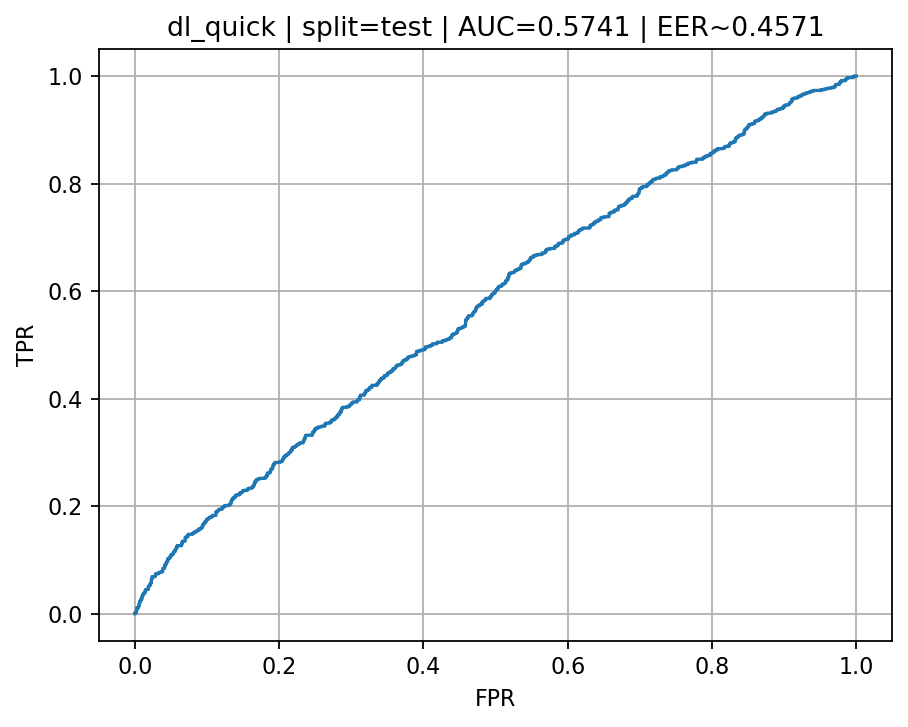
#> input picture artifacts/reports/benchmark/full_nist_sd300b_h5/roc_dl_quick_test.png, 908 x 727 px
$ python -i deep_fusion_v2.py   (imports and definitions only)   (older library calls are emulated)
#> lines starting #> are read from the running program, lines starting #| are printed output that depends on the picture
from __future__ import annotations

import json
import math
from dataclasses import dataclass, replace
from datetime import datetime, timezone
from functools import lru_cache
from pathlib import Path
from typing import Any, Iterable, Mapping

import joblib
import numpy as np
import pandas as pd
from sklearn.compose import ColumnTransformer
from sklearn.impute import SimpleImputer
from sklearn.linear_model import LogisticRegression
from sklearn.metrics import roc_auc_score, roc_curve
from sklearn.base import BaseEstimator, TransformerMixin
from sklearn.pipeline import Pipeline
from sklearn.preprocessing import OneHotEncoder, StandardScaler

from .pair_bundle_metadata import build_pair_bundle_metadata

try:  # quality is optional for fast unit tests, but required for the official variant.
    import cv2  # type: ignore
except Exception:  # pragma: no cover - exercised only on minimal environments.
    cv2 = None

METHOD_NAME = "sourceafis_sift_quality_deep_fusion_v2"
GROUP_WEIGHTED_METHOD = "sourceafis_sift_quality_deep_group_weighted_fusion_v2"
METHOD_PROTO = "sourceafis_sift_deep_score_fusion_v2_proto"
DEEP_METHOD = "deep_pair_reranker_fast_ddp"
SOURCEAFIS_METHOD = "sourceafis_open"
SIFT_METHOD = "sift_plain_roll_v2"

DEFAULT_DATASETS = ("nist_sd300b", "nist_sd300c")
DEFAULT_SPLITS = ("val", "test")
DEFAULT_TARGET_FARS = (0.005, 0.01)
PAIR_KEY_COLUMNS = ["dataset", "split", "pair_id"]
CONTEXT_COLUMNS = [
    "dataset",
    "split",
    "pair_id",
    "label",
    "subject_a",
    "subject_b",
    "finger_position",
    "frgp",
    "path_a",
    "path_b",
]
CATEGORICAL_FEATURES = ["dataset", "finger_position", "frgp"]
SOURCE_FEATURES = ["sourceafis_score", "source_dpi_a", "source_dpi_b"]
SIFT_SCORE_FEATURES = ["sift_score"]
SIFT_GEOMETRY_FEATURES = ["sift_inliers", "sift_matches", "sift_k1", "sift_k2"]
DEEP_SCORE_FEATURES = ["deep_score"]
DEEP_LOGIT_FEATURES = ["deep_logit"]
QUALITY_BASE_FEATURES = [
    "image_read_ok",
    "width",
    "height",
    "aspect_ratio",
    "mean_intensity",
    "std_intensity",
    "contrast_proxy",
    "foreground_ratio",
    "sharpness_laplacian_var",
    "edge_density",
]
QUALITY_DELTA_BASES = [
    "width",
    "height",
    "aspect_ratio",
    "mean_intensity",
    "std_intensity",
    "contrast_proxy",
    "foreground_ratio",
    "sharpness_laplacian_var",
    "edge_density",
]
QUALITY_FEATURES = (
    [f"a_{name}" for name in QUALITY_BASE_FEATURES]
    + [f"b_{name}" for name in QUALITY_BASE_FEATURES]
    + [f"pair_{name}_abs_delta" for name in QUALITY_DELTA_BASES]
)


@dataclass(frozen=True)
class VariantSpec:
    name: str
    description: str
    numeric_features: tuple[str, ...]
    categorical_features: tuple[str, ...] = tuple(CATEGORICAL_FEATURES)
    include_quality: bool = False
    is_official: bool = False
    group_weights: Mapping[str, float] | None = None
    group_weight_mode: str | None = None
    group_weight_metric: str | None = None


VARIANTS: dict[str, VariantSpec] = {
    "sourceafis_only_calibrated": VariantSpec(
        name="sourceafis_only_calibrated",
        description="SourceAFIS score calibrated with train-only logistic regression.",
        numeric_features=tuple(SOURCE_FEATURES),
    ),
    "sourceafis_sift_score": VariantSpec(
        name="sourceafis_sift_score",
        description="SourceAFIS plus SIFT plain-roll score.",
        numeric_features=tuple(SOURCE_FEATURES + SIFT_SCORE_FEATURES),
    ),
    "sourceafis_sift_geometry": VariantSpec(
        name="sourceafis_sift_geometry",
        description="SourceAFIS plus SIFT score and geometry counts.",
        numeric_features=tuple(SOURCE_FEATURES + SIFT_SCORE_FEATURES + SIFT_GEOMETRY_FEATURES),
    ),
    "sourceafis_sift_quality": VariantSpec(
        name="sourceafis_sift_quality",
        description="SourceAFIS plus SIFT geometry and deterministic image-quality features.",
        numeric_features=tuple(SOURCE_FEATURES + SIFT_SCORE_FEATURES + SIFT_GEOMETRY_FEATURES + QUALITY_FEATURES),
        include_quality=True,
    ),
    "sourceafis_sift_deep_score": VariantSpec(
        name="sourceafis_sift_deep_score",
        description="SourceAFIS plus SIFT geometry and deep probability score.",
        numeric_features=tuple(SOURCE_FEATURES + SIFT_SCORE_FEATURES + SIFT_GEOMETRY_FEATURES + DEEP_SCORE_FEATURES),
    ),
    "sourceafis_sift_deep_logit": VariantSpec(
        name="sourceafis_sift_deep_logit",
        description="SourceAFIS plus SIFT geometry and deep probability/logit features.",
        numeric_features=tuple(
            SOURCE_FEATURES + SIFT_SCORE_FEATURES + SIFT_GEOMETRY_FEATURES + DEEP_SCORE_FEATURES + DEEP_LOGIT_FEATURES
        ),
    ),
    METHOD_NAME: VariantSpec(
        name=METHOD_NAME,
        description="Official Fusion v2: SourceAFIS + SIFT geometry + image quality + deep pair reranker score/logit.",
        numeric_features=tuple(
            SOURCE_FEATURES
            + SIFT_SCORE_FEATURES
            + SIFT_GEOMETRY_FEATURES
            + QUALITY_FEATURES
            + DEEP_SCORE_FEATURES
            + DEEP_LOGIT_FEATURES
        ),
        include_quality=True,
        is_official=True,
    ),
    GROUP_WEIGHTED_METHOD: VariantSpec(
        name=GROUP_WEIGHTED_METHOD,
        description=(
            "Fusion v2 group-weighted experiment: normalized features are multiplied by method-level "
            "weights for SourceAFIS, SIFT, deep CNN, and quality before logistic regression."
        ),
        numeric_features=tuple(
            SOURCE_FEATURES
            + SIFT_SCORE_FEATURES
            + SIFT_GEOMETRY_FEATURES
            + QUALITY_FEATURES
            + DEEP_SCORE_FEATURES
            + DEEP_LOGIT_FEATURES
        ),
        include_quality=True,
    ),
}


class DeepFusionV2Error(ValueError):
    pass


GROUP_FEATURE_MAP: dict[str, tuple[str, ...]] = {
    "sourceafis": tuple(SOURCE_FEATURES),
    "sift": tuple(SIFT_SCORE_FEATURES + SIFT_GEOMETRY_FEATURES),
    "deep": tuple(DEEP_SCORE_FEATURES + DEEP_LOGIT_FEATURES),
    "quality": tuple(QUALITY_FEATURES),
}
GROUP_WEIGHT_KEYS = tuple(GROUP_FEATURE_MAP.keys())
DEFAULT_GROUP_WEIGHTS = {
    "sourceafis": 0.45,
    "sift": 0.15,
    "deep": 0.30,
    "quality": 0.10,
}


class FeatureGroupWeightScaler(BaseEstimator, TransformerMixin):
    """Apply method-level weights after numeric feature normalization.

    The ColumnTransformer emits normalized numeric features first and one-hot
    categorical features afterwards. This transformer multiplies only the
    numeric prefix by group weights and leaves metadata/categorical columns at
    weight 1.0.
    """

    def __init__(self, numeric_weights: Iterable[float]):
        self.numeric_weights = tuple(float(value) for value in numeric_weights)

    def fit(self, X: Any, y: Any = None):  # noqa: N803 - sklearn API
        return self

    # [60 lines left out: functions transform, normalize_group_weights, parse_group_weights, feature_group_for, numeric_weight_vector, not called in this run]


def utc_now() -> str:
    return datetime.now(timezone.utc).replace(microsecond=0).isoformat().replace("+00:00", "Z")


# [63 lines left out: functions parse_csv_list, parse_float_list, read_csv, sourceafis_train_path, sift_train_path, deep_train_path and 2 more, not called in this run]


def deep_eval_path(repo_root: Path, dataset: str, split: str) -> Path:
    return repo_root / "artifacts/reports/benchmark/deep_pair_reranker_fast_ddp_full_pairs/scores" / f"scores_{dataset}_{DEEP_METHOD}_{split}.csv"


# [197 lines left out: functions pair_bundle_path, pair_bundle_metadata, assert_matches_pair_bundle, normalize_key_columns, score_column, _ensure_columns and 4 more, not called in this run]


def resolve_image_path(value: Any, *, repo_root: Path | None = None) -> Path:
    raw = str(value).strip()
    direct = Path(raw)
    if direct.exists():
        return direct.resolve()
    normalized = raw.replace("\\", "/")
    candidates: list[Path] = []
    if repo_root is not None:
        candidates.extend([repo_root / normalized, repo_root / "data" / normalized, repo_root / "data" / "raw" / normalized])
        lower = normalized.lower()
        marker = "data/raw/"
        if marker in lower:
            idx = lower.index(marker)
            rel_after_raw = normalized[idx + len(marker):].lstrip("/")
            candidates.append(repo_root / "data" / "raw" / rel_after_raw)
            candidates.append(repo_root / (normalized[idx:].lstrip("/")))
    for candidate in candidates:
        if candidate.exists():
            return candidate.resolve()
    # Return the original path for a clean image_read_ok=0 rather than failing the whole run.
    return direct


# [13 lines left out: function _empty_quality, not called in this run]


def _finite_or_nan(value: Any) -> float:
    try:
        number = float(value)
    except Exception:
        return float("nan")
    return number if math.isfinite(number) else float("nan")


@lru_cache(maxsize=65536)
def _extract_quality_cached(path_text: str) -> tuple[tuple[str, float], ...]:
    if cv2 is None:
        return tuple(_empty_quality().items())
    img = cv2.imread(path_text, cv2.IMREAD_GRAYSCALE)
#> img: shape (727, 908); min 0, max 255, mean 248.2
    if img is None or img.size == 0:
        return tuple(_empty_quality().items())
    height, width = img.shape[:2]
#> height = 727; width = 908
    img_f = img.astype(np.float32)
    mean = float(np.mean(img_f))
#> mean = 248.2
    std = float(np.std(img_f))
#> std = 33.85
    try:
        p05, p95 = np.percentile(img_f, [5, 95])
#> p05 = 202; p95 = 255
    except Exception:
        p05, p95 = float("nan"), float("nan")
    try:
        threshold, _ = cv2.threshold(img, 0, 255, cv2.THRESH_BINARY + cv2.THRESH_OTSU)
#> threshold = 149
        dark_fraction = float(np.mean(img < threshold))
#> dark_fraction = 0.0232
        light_fraction = float(np.mean(img >= threshold))
#> light_fraction = 0.977
        foreground_ratio = min(max(dark_fraction, 0.0), 1.0)
#> foreground_ratio = 0.0232
        if foreground_ratio > 0.95:
            foreground_ratio = min(max(light_fraction, 0.0), 1.0)
    except Exception:
        foreground_ratio = float("nan")
    try:
        laplacian = cv2.Laplacian(img, cv2.CV_64F)
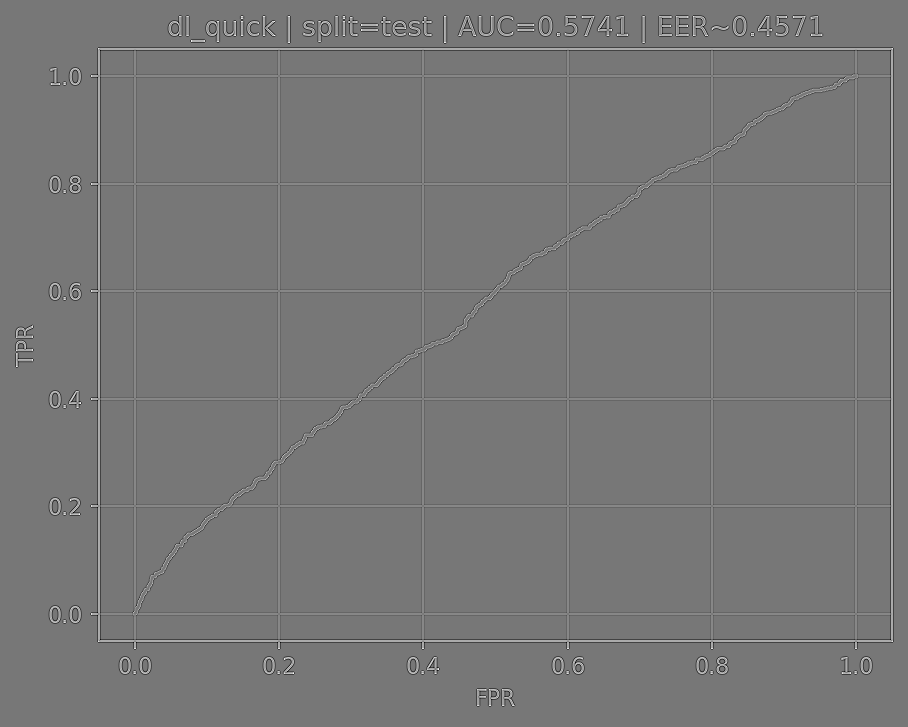
#> laplacian: shape (727, 908) float64; min -516, max 589, mean 0; drawn with min black and max white
        sharpness = float(laplian_var if False else laplacian.var())
#> sharpness = 2094.8
    except Exception:
        sharpness = float("nan")
    try:
        edges = cv2.Canny(img, 50, 150)
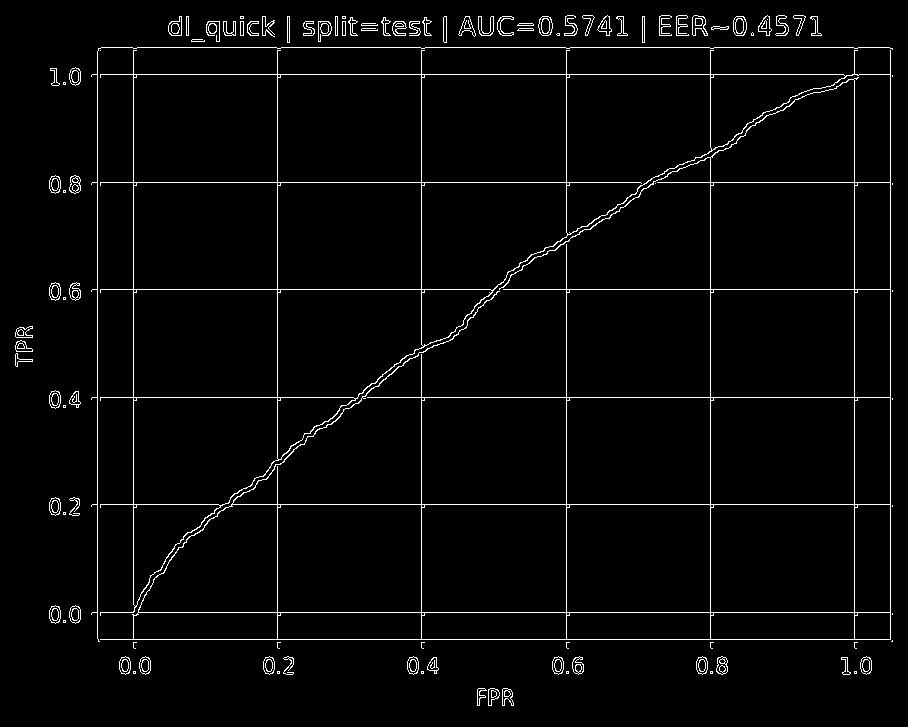
#> edges: shape (727, 908); 2.8% white in thin lines or dots
        edge_density = float(np.mean(edges > 0))
#> edge_density = 0.0284
    except Exception:
        edge_density = float("nan")
    quality = {
        "image_read_ok": 1.0,
        "width": float(width),
        "height": float(height),
        "aspect_ratio": float(width / height) if height else float("nan"),
        "mean_intensity": mean,
        "std_intensity": std,
        "contrast_proxy": float((p95 - p05) / 255.0) if math.isfinite(float(p95)) and math.isfinite(float(p05)) else float("nan"),
        "foreground_ratio": foreground_ratio,
        "sharpness_laplacian_var": sharpness,
        "edge_density": edge_density,
    }
    return tuple((name, _finite_or_nan(quality[name])) for name in QUALITY_BASE_FEATURES)


def extract_image_quality(path: Any, *, repo_root: Path | None = None) -> dict[str, float]:
    resolved = resolve_image_path(path, repo_root=repo_root)
    return dict(_extract_quality_cached(str(resolved)))


# [86 lines left out: functions add_quality_features, load_train_dataset, load_eval_dataset, ensure_quality_if_needed, assert_train_only, median_imputer_preserving_empty_features and 1 more, not called in this run]


def _model_columns(spec: VariantSpec) -> list[str]:
    return list(spec.numeric_features) + list(spec.categorical_features)


# [31 lines left out: functions fit_variant_model, predict_variant_scores, not called in this run]


def _labels_from_table(table: pd.DataFrame) -> np.ndarray:
    return pd.to_numeric(table["label"], errors="raise").astype(int).to_numpy()


# [468 lines left out: functions compute_auto_group_weights, select_threshold_from_val_negatives, eer_from_scores, confusion_metrics, score_output_table, save_model_bundle and 3 more, not called in this run]

>>> result = extract_image_quality('../../../artifacts/reports/benchmark/full_nist_sd300b_h5/roc_dl_quick_test.png')
#> result = 10 items

$ run again, on artifacts/reports/benchmark/full_nist_sd300b_h5/roc_classic_v2_val.png
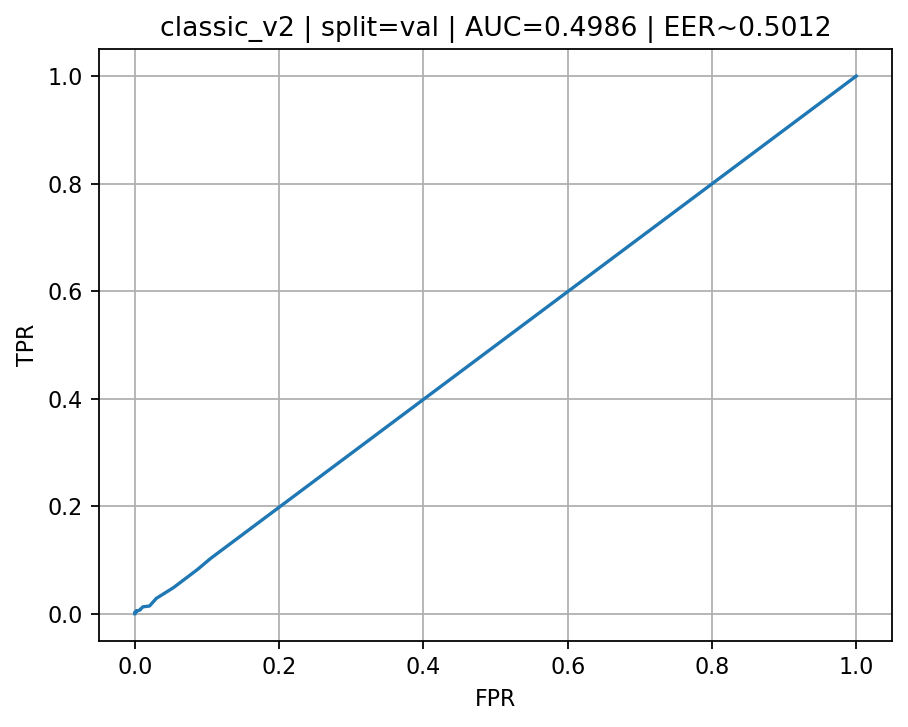
#> input picture artifacts/reports/benchmark/full_nist_sd300b_h5/roc_classic_v2_val.png, 908 x 727 px
#> mean = 248.3
#> std = 33.56
#> p05 = 223; p95 = 255
#> threshold = 148
#> dark_fraction = 0.0223
#> light_fraction = 0.978
#> foreground_ratio = 0.0223
#> sharpness = 2079.3
#> in _extract_quality_cached, `edges = cv2.Canny(img, 50, 150)`:
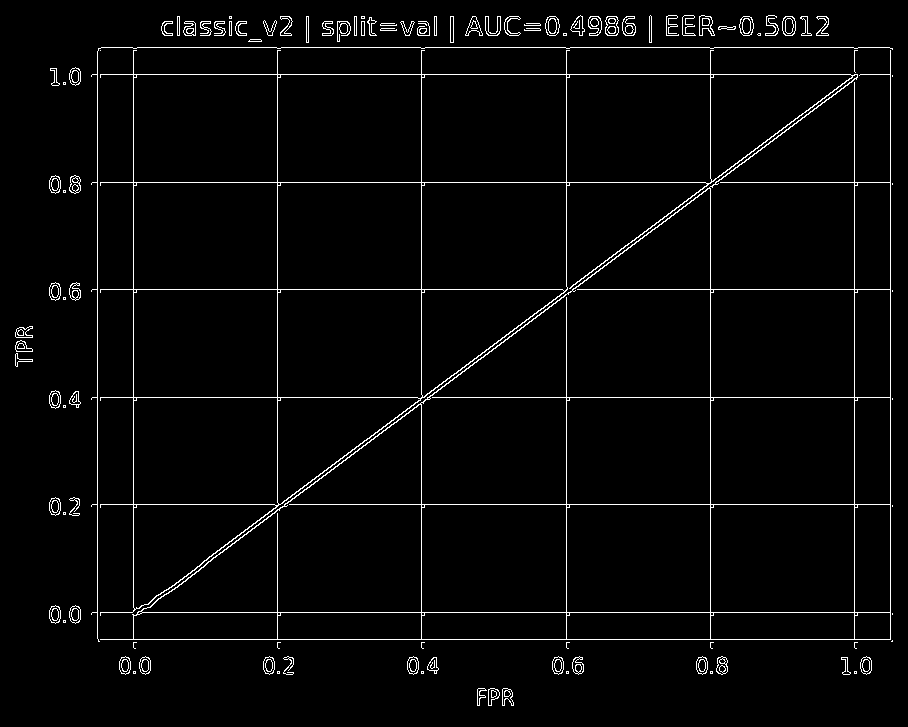
#> edges: shape (727, 908); 2.9% white in thin lines or dots
#> edge_density = 0.0289
#> result = 10 items

$ run again, on artifacts/reports/benchmark/full_nist_sd300b_h5/roc_harris_test.png
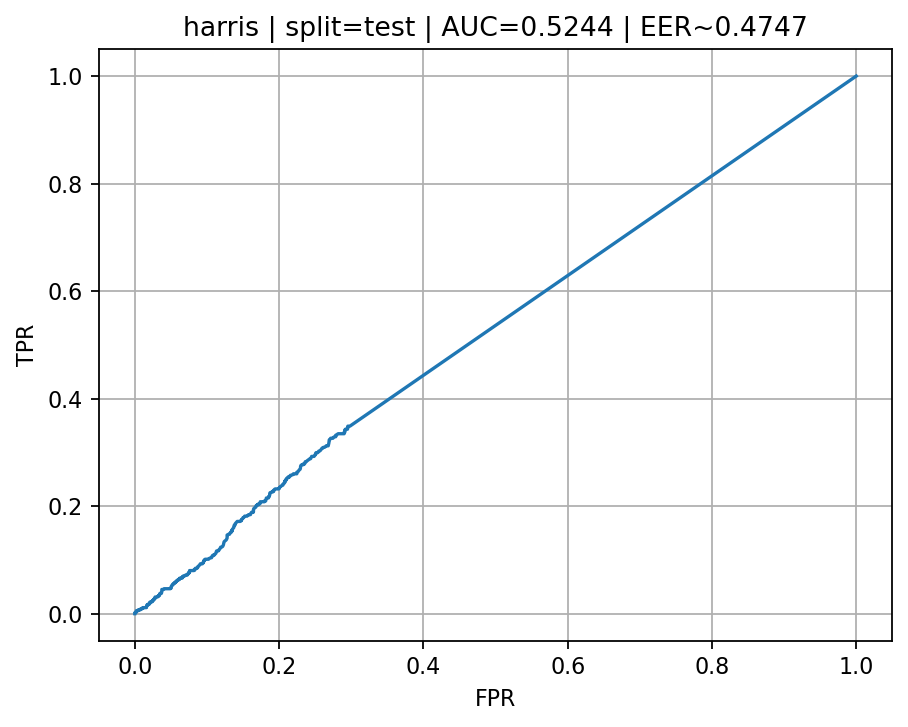
#> input picture artifacts/reports/benchmark/full_nist_sd300b_h5/roc_harris_test.png, 908 x 727 px
#> mean = 248.4
#> std = 33.36
#> p05 = 231; p95 = 255
#> threshold = 148
#> dark_fraction = 0.0221
#> light_fraction = 0.978
#> foreground_ratio = 0.0221
#> in _extract_quality_cached, `laplacian = cv2.Laplacian(img, cv2.CV_64F)`:
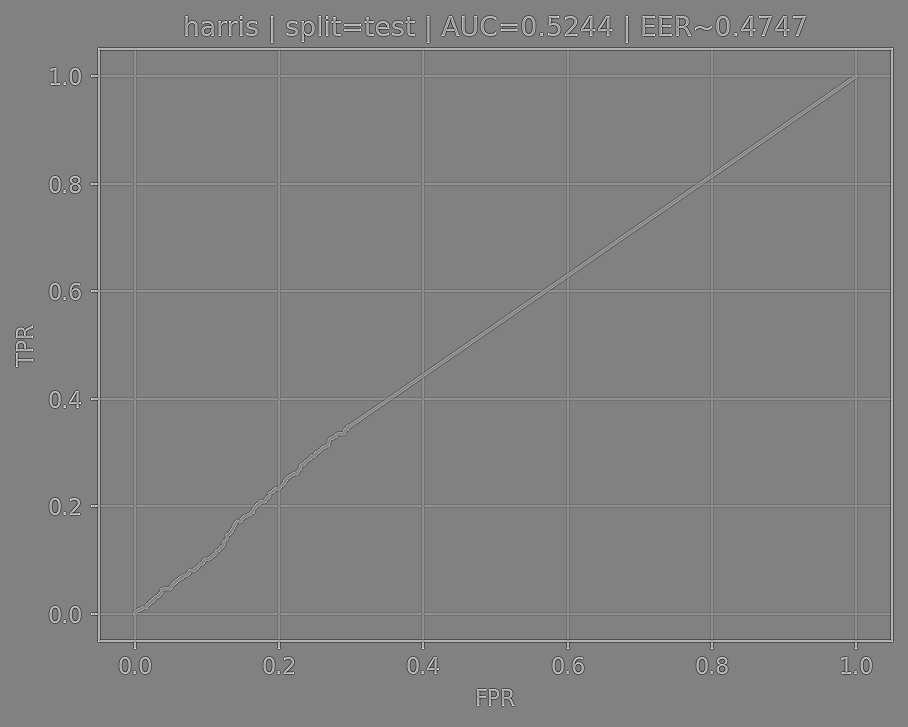
#> laplacian: shape (727, 908) float64; min -584, max 569, mean 0; drawn with min black and max white
#> sharpness = 2063.1
#> in _extract_quality_cached, `edges = cv2.Canny(img, 50, 150)`:
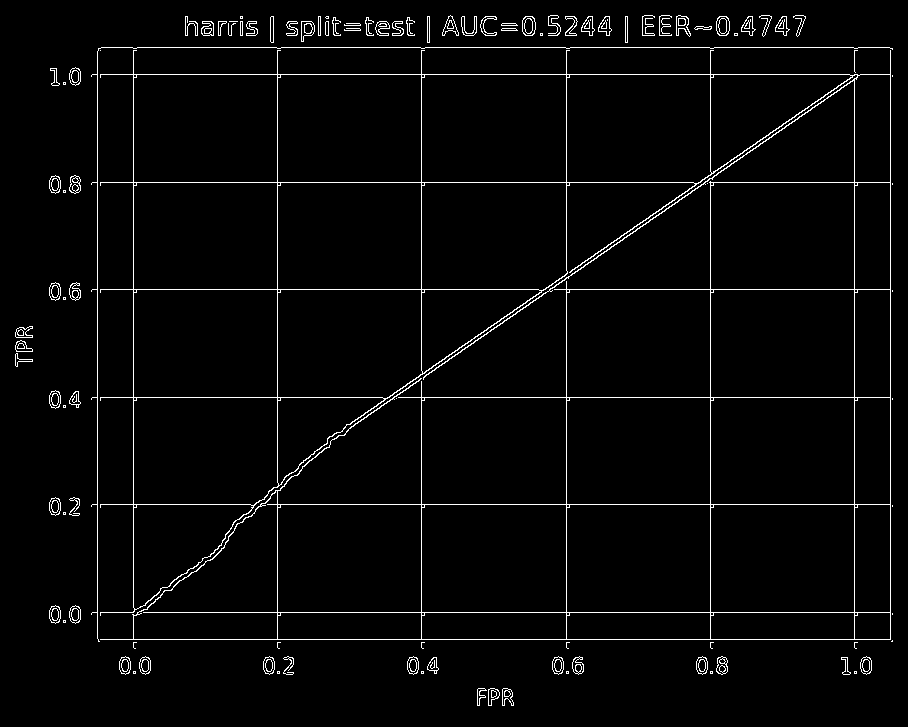
#> edges: shape (727, 908); 2.8% white in thin lines or dots
#> edge_density = 0.0284
#> result = 10 items
